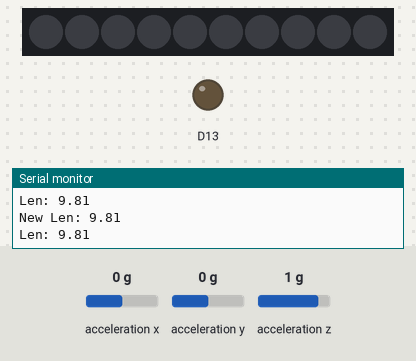
Recording of a sketch running on a simulated Adafruit Circuit Playground Express. On the bench: 10 RGB LEDs in strip order, left to right, output pins drawn as LEDs (lit = HIGH), the last lines printed to the serial monitor. The test bench sets the inputs (shaded band); at power-on: acceleration x 0 g, acceleration y 0 g, acceleration z 1 g. Dim RGB values are drawn brighter than linear; random numbers use the default seed unless the sketch sets one.

Above: at 1.2 s.
1.3 s: acceleration x set to -1.4 g
At 1.46 s:
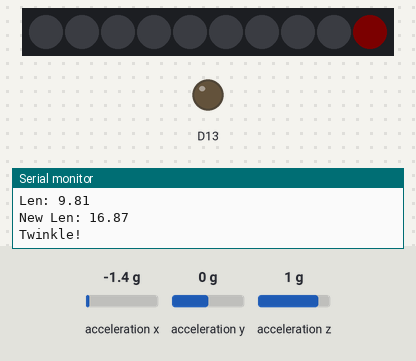
3.6 s: acceleration y set to -1.4 g
At 3.79 s:
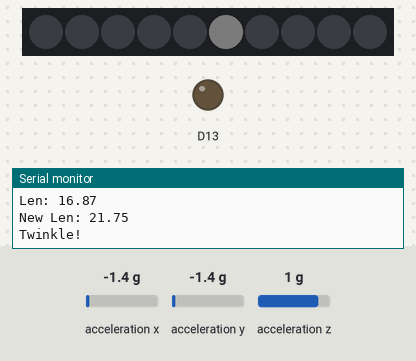
5.4 s: acceleration z set to -1.4 g
At 5.63 s:
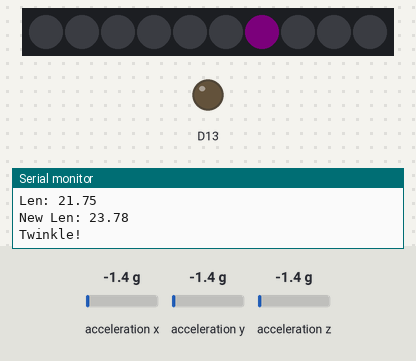
7.2 s: acceleration x set to -0.8 g
At 7.92 s:
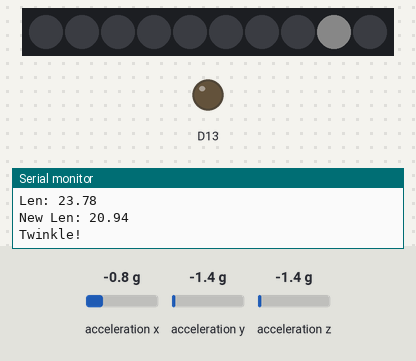
9.3 s: acceleration y set to -0.8 g
At 9.8 s:
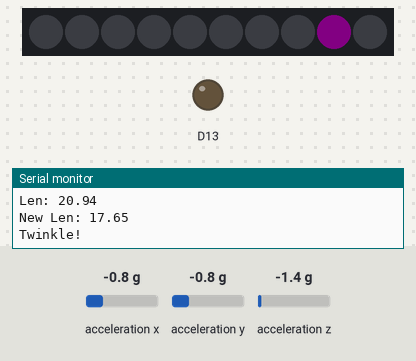
Timing chart, 0 to 12.3 s (numbered marks = the images above; inputs shaded):
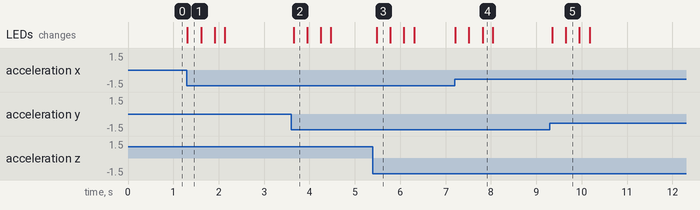

Measured:
- after the input at 1.3 s, the LEDs: change at once (image 1)
- after the input at 3.6 s, the LEDs: change after 0.05 s (image 2)
- after the input at 5.4 s, the LEDs: change after 0.08 s (image 3)
- after the input at 7.2 s, the LEDs: first change at once (image 4 shows a later state)
- after the input at 9.3 s, the LEDs: first change after 0.05 s (image 5 shows a later state)

The sketch:

CP_Lights.ino
```cpp
#include <Adafruit_CircuitPlayground.h>

float X, Y, Z;
#define NUM_LEDS   10

// Here is where you can put in your favorite colors that will appear!
// just add new {nnn, nnn, nnn}, lines. They will be picked out randomly
//                                  R   G   B
uint8_t myFavoriteColors[][3] = {{200,   0, 200},   // purple
                                 {200,   0,   0},   // red
                                 {200, 200, 200},   // white
                               };
// don't edit the line below
#define FAVCOLORS sizeof(myFavoriteColors) / 3

// mess with this number to adjust TWINklitude :)
// lower number = more sensitive
#define MOVE_THRESHOLD 10

void setup() {
  Serial.begin(9600);
  CircuitPlayground.begin();
}

void loop() {
  //CircuitPlayground.clearPixels();
  X = CircuitPlayground.motionX();
  Y = CircuitPlayground.motionY();
  Z = CircuitPlayground.motionZ();

   // Get the magnitude (length) of the 3 axis vector
  // http://en.wikipedia.org/wiki/Euclidean_vector#Length
  double storedVector = X*X;
  storedVector += Y*Y;
  storedVector += Z*Z;
  storedVector = sqrt(storedVector);
  Serial.print("Len: "); Serial.println(storedVector);

  // wait a bit
  delay(100);

  // get new data!
  X = CircuitPlayground.motionX();
  Y = CircuitPlayground.motionY();
  Z = CircuitPlayground.motionZ();
  double newVector = X*X;
  newVector += Y*Y;
  newVector += Z*Z;
  newVector = sqrt(newVector);
  Serial.print("New Len: "); Serial.println(newVector);

  // are we moving
  if (abs(10*newVector - 10*storedVector) > MOVE_THRESHOLD) {
    Serial.println("Twinkle!");
    flashRandom(5, 8);  // first number is 'wait' delay, shorter num == shorter twinkle
    flashRandom(5, 4);  // second number is how many neopixels to simultaneously light up
    flashRandom(5, 2);
  }
}

void flashRandom(int wait, uint8_t howmany) {

  for(uint16_t i=0; i<howmany; i++) {
    // pick a random favorite color!
    int c = random(FAVCOLORS);
    int red = myFavoriteColors[c][0];
    int green = myFavoriteColors[c][1];
    int blue = myFavoriteColors[c][2];

    // get a random pixel from the list
    int j = random(NUM_LEDS);
    //Serial.print("Lighting up "); Serial.println(j);

    // now we will 'fade' it in 5 steps
    for (int x=0; x < 5; x++) {
      int r = red * (x+1); r /= 5;
      int g = green * (x+1); g /= 5;
      int b = blue * (x+1); b /= 5;

      CircuitPlayground.setPixelColor(j, r, g, b);
      delay(wait);
    }
    // & fade out in 5 steps
    for (int x=5; x >= 0; x--) {
      int r = red * x; r /= 5;
      int g = green * x; g /= 5;
      int b = blue * x; b /= 5;

      CircuitPlayground.setPixelColor(j, r, g, b);
      delay(wait);
    }
  }
  // LEDs will be off when done (they are faded to 0)
}
```
